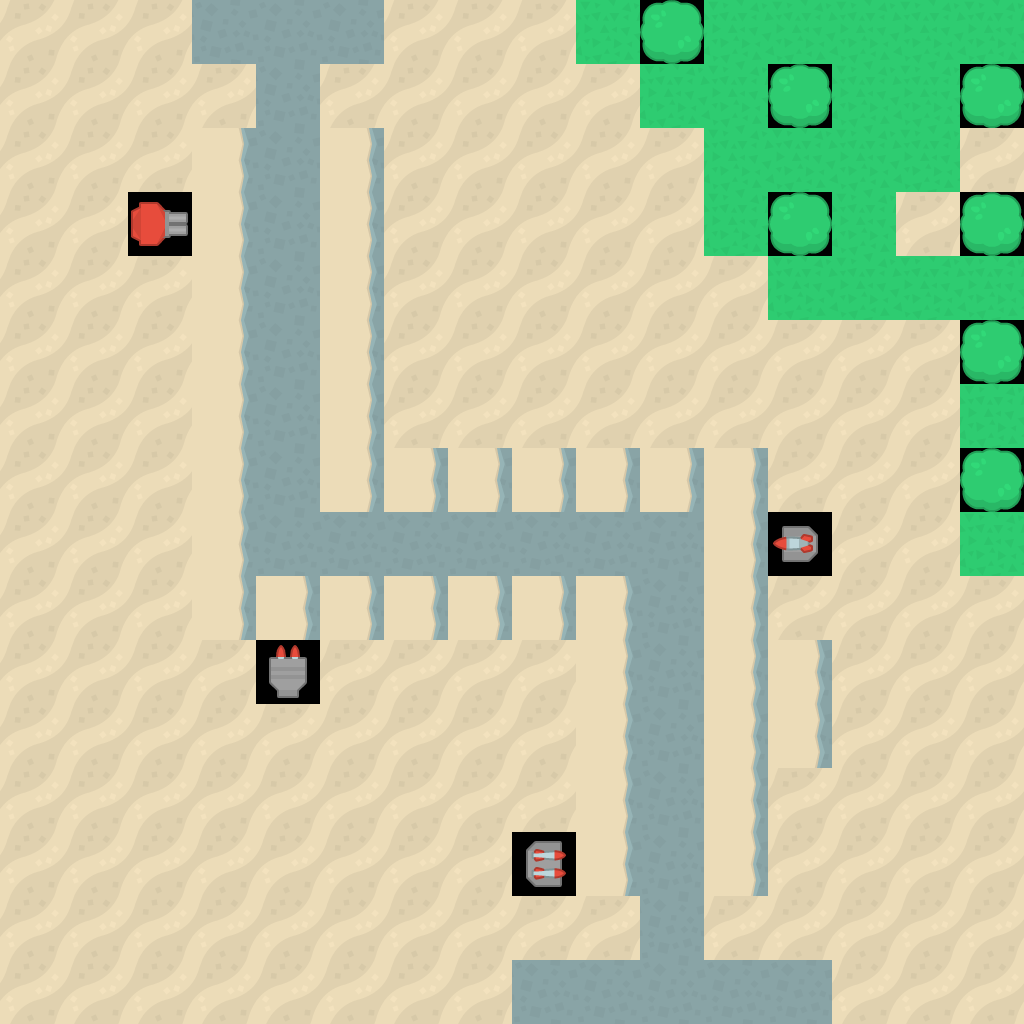

Rendered tile map (Tiled .tmx) drawn with the repository's tilesets; below, a short description and the full map source, tile grids included:
An orthogonal 16x16 tile map with 64x64 px tiles, 2 tile layers (Tile Layer 1, Tile Layer 2).

<map version="1.2" tiledversion="1.2.4" orientation="orthogonal" renderorder="right-down" width="16" height="16" tilewidth="64" tileheight="64" infinite="0" nextlayerid="5" nextobjectid="1">
 <tileset firstgid="1" source="../tiles6464.tsx" />
 <layer id="1" name="Tile Layer 1" width="16" height="16">
  <data encoding="csv">
4,4,4,3,3,3,4,4,4,1,6,1,1,1,1,1,
4,4,4,4,3,4,4,4,4,4,1,1,6,1,1,6,
4,4,4,5,3,5,4,4,4,4,4,1,1,1,1,4,
4,4,2684354567,5,3,5,4,4,4,4,4,1,6,1,4,6,
4,4,4,5,3,5,4,4,4,4,4,4,1,1,1,1,
4,4,4,5,3,5,4,4,4,4,4,4,4,4,4,6,
4,4,4,5,3,5,4,4,4,4,4,4,4,4,4,1,
4,4,4,5,3,5,5,5,5,5,5,5,4,4,4,6,
4,4,4,5,3,3,3,3,3,3,3,5,1610612746,4,4,1,
4,4,4,5,5,5,5,5,5,5,3,5,4,4,4,4,
4,4,4,4,8,4,4,4,4,5,3,5,4,4,4,4,
4,4,4,4,4,4,4,4,4,5,3,5,4,4,4,4,
4,4,4,4,4,4,4,4,4,5,3,5,4,4,4,4,
4,4,4,4,4,4,4,4,2684354569,5,3,5,4,4,4,4,
4,4,4,4,4,4,4,4,4,4,3,4,4,4,4,4,
4,4,4,4,4,4,4,4,3,3,3,3,3,4,4,4
</data>
 </layer>
 <layer id="2" name="Tile Layer 2" width="16" height="16">
  <data encoding="csv">
0,0,0,0,0,0,0,0,0,0,0,0,0,0,0,0,
0,0,0,0,0,0,0,0,0,0,0,0,0,0,0,0,
0,0,0,0,0,5,0,0,0,0,0,0,0,0,0,0,
0,0,0,0,0,5,0,0,0,0,0,0,0,0,0,0,
0,0,0,0,0,5,0,0,0,0,0,0,0,0,0,0,
0,0,0,0,0,5,0,0,0,0,0,0,0,0,0,0,
0,0,0,0,0,5,0,0,0,0,0,0,0,0,0,0,
0,0,0,0,0,5,5,5,5,5,5,5,0,0,0,0,
0,0,0,0,0,0,0,0,0,0,0,5,0,0,0,0,
0,0,0,0,5,5,5,5,5,5,0,5,0,0,0,0,
0,0,0,0,0,0,0,0,0,5,0,5,5,0,0,0,
0,0,0,0,0,0,0,0,0,5,0,5,5,0,0,0,
0,0,0,0,0,0,0,0,0,5,0,5,0,0,0,0,
0,0,0,0,0,0,0,0,0,5,0,5,0,0,0,0,
0,0,0,0,0,0,0,0,0,0,0,0,0,0,0,0,
0,0,0,0,0,0,0,0,0,0,0,0,0,0,0,0
</data>
 </layer>
</map>
